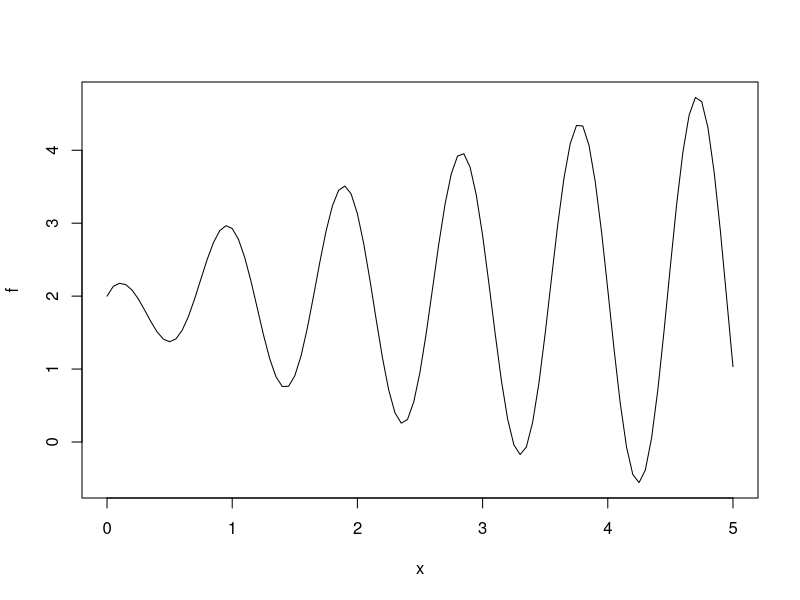
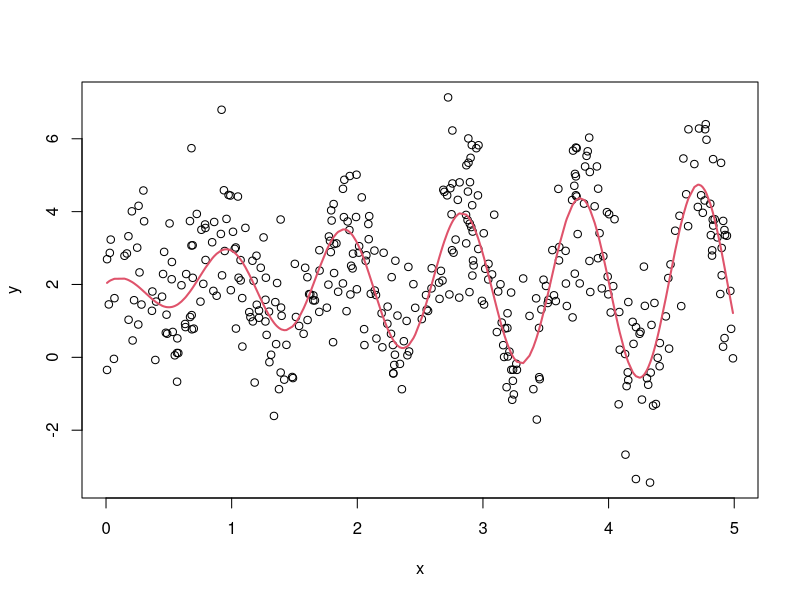
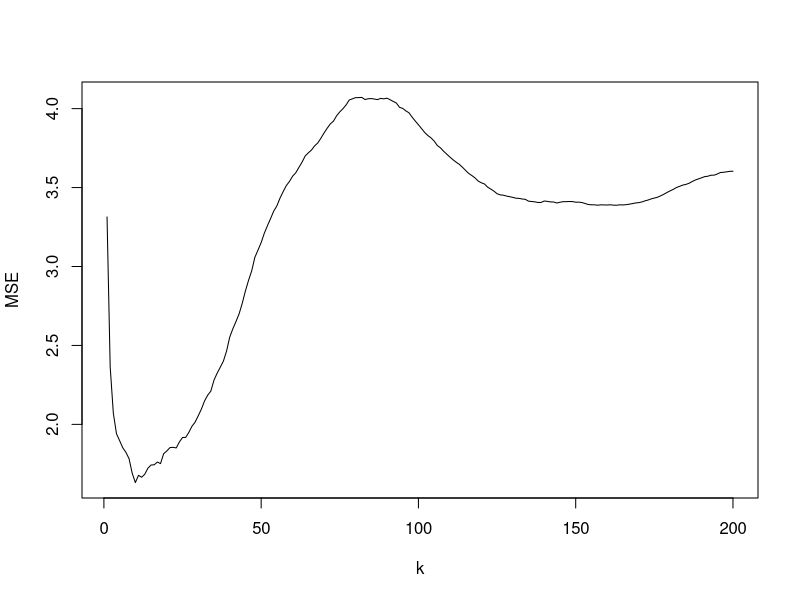
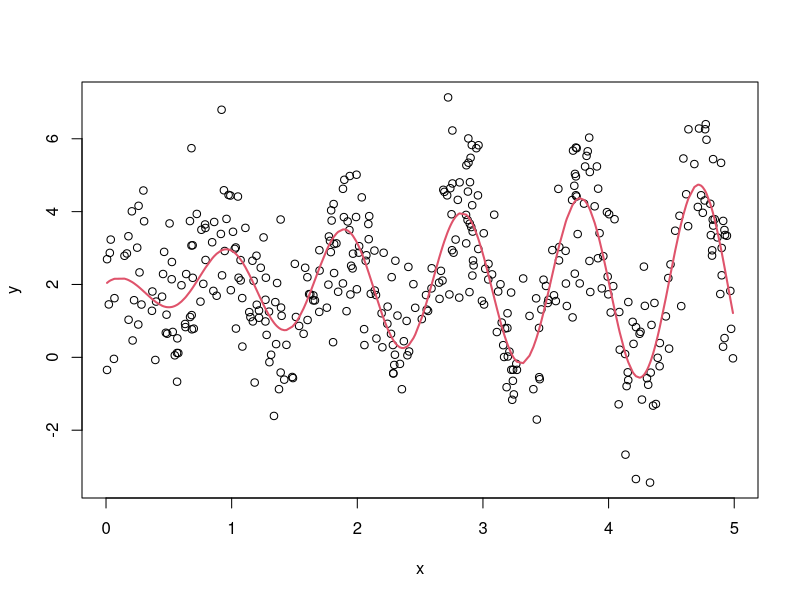

Write R code to recreate these figures, in order. (Note: this script raises an error after producing the figures.)
#You can try to modify the denominator inside the cosine to change the complexity of f*
f=function(x){
  y=2+x^(.2)*cos(x/.15)/x^-.45
  return(y) }
plot(f,0,5)

#Points simulation: you change n and sigma
N=400
sigma=1.2
x=runif(N,0,5);x=sort(x)  #For convenience, the input x is sorted
y=rep(0,times=N)
for(i in 1:N){
  y[i]=f(x[i])+rnorm(1,0,sigma)
}
plot(x,y)
points(x,f(x),type="l",col=2,lwd=2)

data = cbind(x,y)

# Creaci?n de train y test
ss=seq(1:N)
ss=sample(ss,N,replace=F)
ss1=ss[1:300]
ss2=ss[301:N]


y_train=y[ss1]
x_train=x[ss1]
y_test=y[ss2]
x_test=x[ss2]


MSE <- vector()

#Estimator by k-neighbors
#k es el numero de vecinos y test=TRUE/FALSE determina si se estima sobre
#un grid cualquiera (FALSE) o sobre los x en la muestra de test (TRUE)
kn=function(k,test){
  if(test=="FALSE"){z=seq(0,5,by=0.01);ll=length(z)}  #predict on train
  if(test=="TRUE"){z=x_test;ll=length(z)}    #x_test is the name of set for prediction
  nk=rep(0,times=ll)
  for(j in 1:ll){
    veci=which(abs(z[j]-x_train) %in% sort(abs(z[j]-x_train))[1:k])
    nk[j]=sum(y_train[veci])/k
  }
  
  return(nk) 
  
}

#Graficando el estimador
for(k in 1:200){
  pred = kn(k,T)
  MSE[k] = mean((pred-y_test)^2)
  
}

plot(MSE, type="l", xlab = 'k')

min(MSE)
which.min(MSE) # 15
# Error irreducible es 1.44



k=14 #Puede cambiarlo


plot(x,y)
points(x,f(x),type="l",col=2,lwd=2)
points(z,kn(k,T),type="l",col=4,lwd=2)
points(z,kn(200,T),type="l",col=4,lwd=2)



##### b #######
#You can try to modify the denominator inside the cosine to change the complexity of f*
f=function(x){
  y=2+x^(.2)*cos(x/.15)/x^-.45
  return(y) }
plot(f,0,5)

#Points simulation: you change n and sigma
N=600
sigma=1.2
x=runif(N,0,5);x=sort(x)  #For convenience, the input x is sorted
y=rep(0,times=N)
for(i in 1:N){
  y[i]=f(x[i])+rnorm(1,0,sigma)
}
plot(x,y)
points(x,f(x),type="l",col=2,lwd=2)

ss=seq(1:N)
ss=sample(ss,N,replace=F)
ss1=ss[1:300]
ss2=ss[301:N]


y_train=y[ss1]
x_train=x[ss1]
y_test=y[ss2]
x_test=x[ss2]



MSE_600 <- vector()

#Estimator by k-neighbors
#k es el numero de vecinos y test=TRUE/FALSE determina si se estima sobre
#un grid cualquiera (FALSE) o sobre los x en la muestra de test (TRUE)
kn=function(k,test){
  if(test=="FALSE"){z=seq(0,5,by=0.01);ll=length(z)}  #predict on train
  if(test=="TRUE"){z=x_test;ll=length(z)}    #x_test is the name of set for prediction
  nk=rep(0,times=ll)
  for(j in 1:ll){
    veci=which(abs(z[j]-x_train) %in% sort(abs(z[j]-x_train))[1:k])
    nk[j]=sum(y_train[veci])/k
  }
  
  return(nk) 
  
}

#Graficando el estimador


for(k in 1:200){
  pred = kn(k,T)
  MSE_600[k] = mean((pred-y_test)^2)
  
}

plot(MSE_600, type="l", xlab = 'k')
min(MSE_600)
which.min(MSE_600) # 16
# Error irreducible es 1.44


##### c ##########  CV y LOO
N=400
sigma=1.2
x=runif(N,0,5);x=sort(x)  #For convenience, the input x is sorted
y=rep(0,times=N)
for(i in 1:N){
  y[i]=f(x[i])+rnorm(1,0,sigma)
}
plot(x,y)
points(x,f(x),type="l",col=2,lwd=2)

ss=seq(1:N)
ss=sample(ss,N,replace=F)

y=y[ss]
x=x[ss]

data = cbind(x,y)

## CV
# Aleatorizar
data <-data[sample(nrow(data)),]

# Partir
folds <- cut(seq(1,nrow(data)),breaks=10,labels=FALSE)

# 10 CV
MSE_final= vector()

for(k in 1:200){
  MSE = vector()
  
  
  for(i in 1:10){
    test_i <- which(folds==i,arr.ind=TRUE)
    test <- data[test_i, ]
    x_test = test[,1]
    y_test = test[,2]
    train <- data[-test_i, ]
    x_train = train[,1]
    y_train = train[,2]
    
    pred = kn(k,T)
    MSE[i] = mean((pred-y_test)^2)
  }
  MSE_final[k] = mean(MSE)
}
plot(MSE_final, type = 'l', xlab = 'k', ylab = 'MSE')
which.min(MSE_final)
min(MSE_final)


# LOO
folds <- cut(seq(1,nrow(data)),breaks=N,labels=FALSE)

MSE_final_LOO= vector()

for(k in 1:200){
  MSE = vector()
  
  
  for(i in 1:N){
    test_i <- which(folds==i,arr.ind=TRUE)
    test <- data[test_i,]
    x_test = test[1]
    y_test = test[2]
    train <- data[-test_i, ]
    x_train = train[,1]
    y_train = train[,2]
    
    pred = kn(k,T)
    MSE[i] = mean((pred-y_test)^2)
  }
  MSE_final_LOO[k] = mean(MSE)
}
plot(MSE_final_LOO, type = 'l', xlab = 'k', ylab = 'MSE')
which.min(MSE_final_LOO)
min(MSE_final_LOO)



#### d ######

#You can try to modify the denominator inside the cosine to change the complexity of f*
f=function(x){
  y=2+x^(.2)*cos(x/.15)/x^-.45
  return(y) }
plot(f,0,5)

#Points simulation: you change n and sigma
N=400
#sigma=1.2
#sigma=2
sigma = 2
x=runif(N,0,5);x=sort(x)  #For convenience, the input x is sorted
y=rep(0,times=N)
for(i in 1:N){
  y[i]=f(x[i])+rnorm(1,0,sigma)
}
#plot(x,y)
#points(x,f(x),type="l",col=2,lwd=2)

ss=seq(1:N)
ss=sample(ss,N,replace=F)
ss1=ss[1:300]
ss2=ss[301:N]


y_train=y[ss1]
x_train=x[ss1]
y_test=y[ss2]
x_test=x[ss2]


MSE_2 <- vector()

#Estimator by k-neighbors
#k es el numero de vecinos y test=TRUE/FALSE determina si se estima sobre
#un grid cualquiera (FALSE) o sobre los x en la muestra de test (TRUE)
kn=function(k,test){
  if(test=="FALSE"){z=seq(0,5,by=0.01);ll=length(z)}  #predict on train
  if(test=="TRUE"){z=x_test;ll=length(z)}    #x_test is the name of set for prediction
  nk=rep(0,times=ll)
  for(j in 1:ll){
    veci=which(abs(z[j]-x_train) %in% sort(abs(z[j]-x_train))[1:k])
    nk[j]=sum(y_train[veci])/k
  }
  
  return(nk) 
  
}

#Graficando el estimador


for(k in 1:200){
  pred = kn(k,T)
  MSE_2[k] = mean((pred-y_test)^2)
  
}

plot(MSE_1.2, type = 'l', xlab = 'k', ylab = 'MSE',ylim = c(0, 9))
lines(MSE_2, col = 2)
lines(MSE_0.5, col = 4)
min(MSE)
which.min(MSE_1.2)
which.min(MSE_2)
which.min(MSE_0.5)


##################### e Bootstrap ##################### 

N=400
sigma=1.2
x=runif(N,0,5);x=sort(x)  #For convenience, the input x is sorted
y=rep(0,times=N)
for(i in 1:N){
  y[i]=f(x[i])+rnorm(1,0,sigma)
}
plot(x,y)
points(x,f(x),type="l",col=2,lwd=2)

ss=seq(1:N)
ss=sample(ss,N,replace=F)
ss=ss[1:400]

y_train=y[ss]
x_train=x[ss]

### Bootstrap final con 500 resamples ###

B = 500
ybar_boot = rep(0,times=B) # Creaci?n de vector vac?o
xbar_boot = rep(2,times=B)

for(i in 1:B)
{
  sampl = sample(seq(1:N), N, replace = T) # T: Muestreo con remplazo
  x_train = x[sampl]
  y_train = y[sampl]
  x_test = 2
  
  ybar_boot[i] = kn(9, T)
}

plot(density(ybar_boot))  # Plot de medidas obtenidas con el bootstrap
c(quantile(ybar_boot,0.025),quantile(ybar_boot,0.975))
